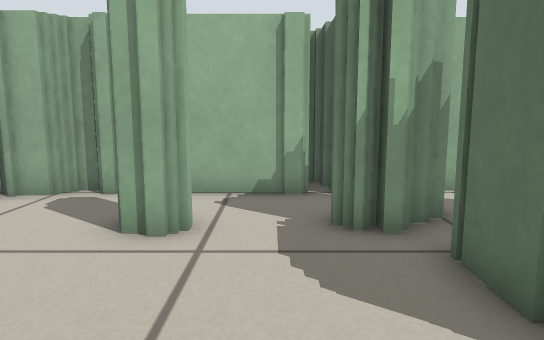
[1] (above)

24 first-person views from a walk through a robot-simulator world made for Stage. The camera is 0.45 m above the floor, tilts 8° down and sees 70° across. Floor lines are 1 m apart. The floor is counted in squares, 0.25 m on a side. Each view is taken from the middle of a square. On the plan, view 1 faces up. The plan holds only what a view shows up to about 18 squares ahead; the rest is blank. The place goes on beyond the plan. Robots are left out.

[2]
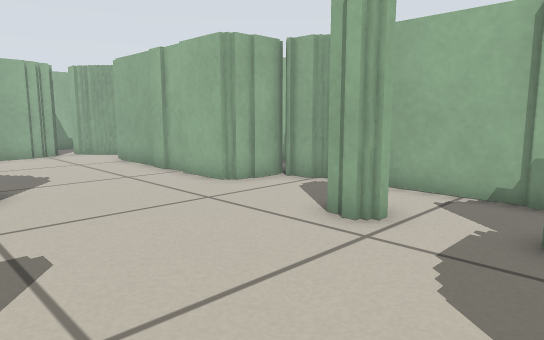

[3]
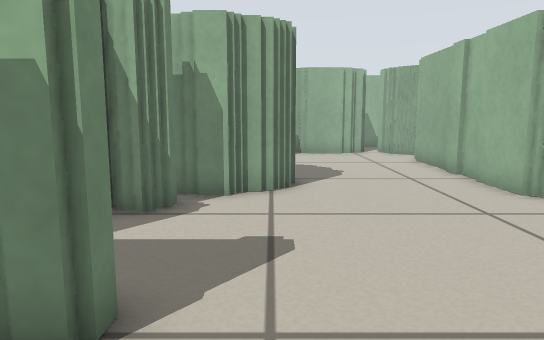

[4]
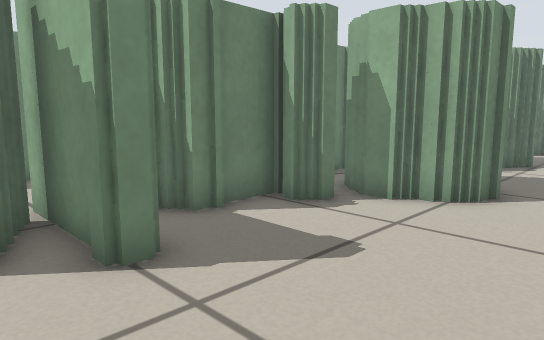

[5]
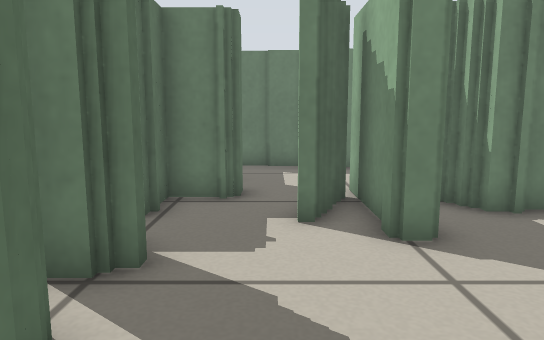

[6]
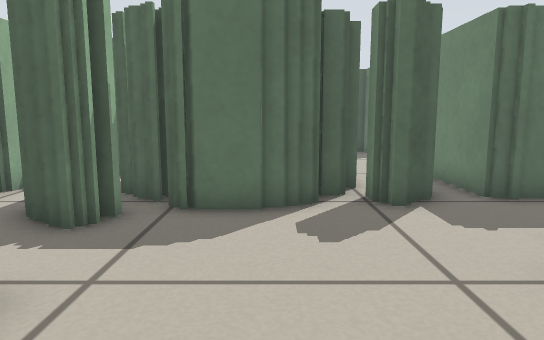

[7]
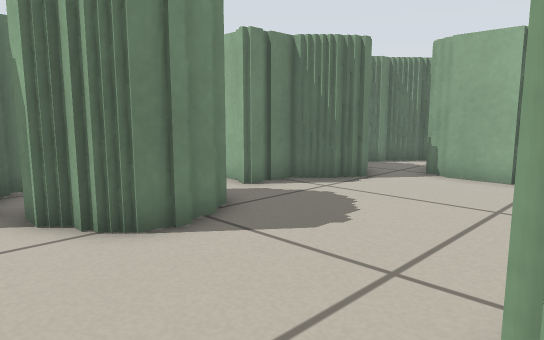

[8]
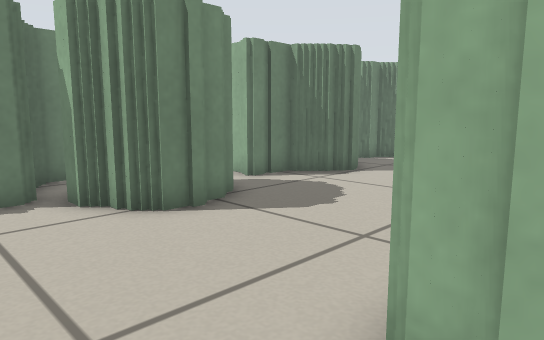

[9]
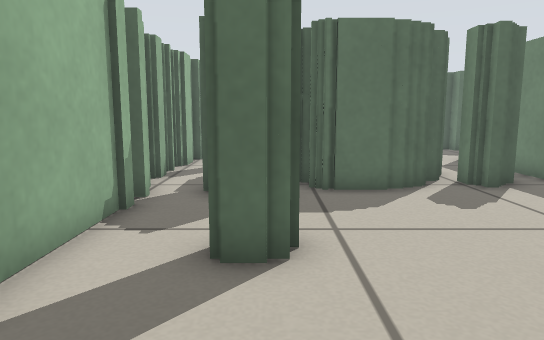

[10]
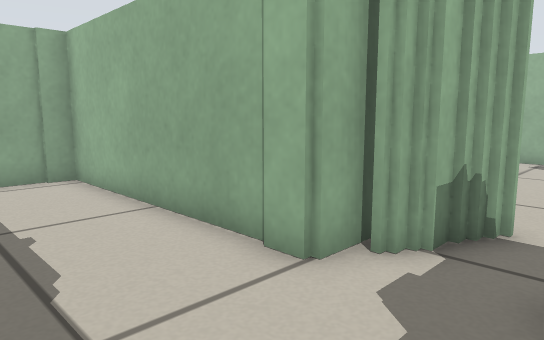

[11]
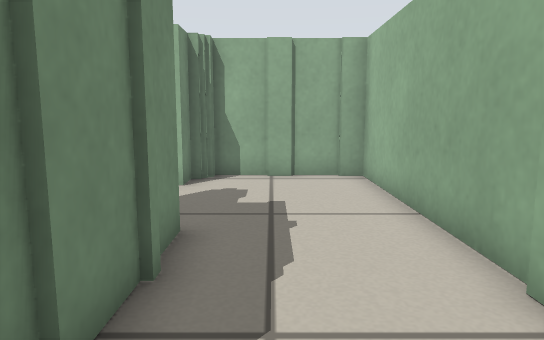

[12]
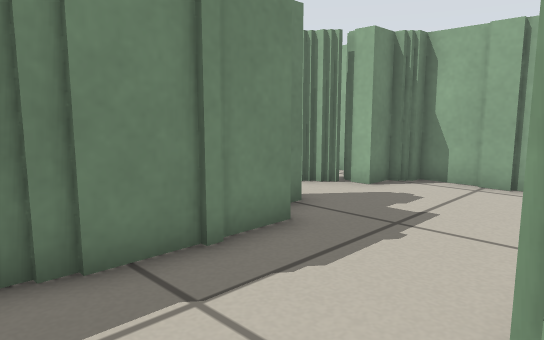

[13]
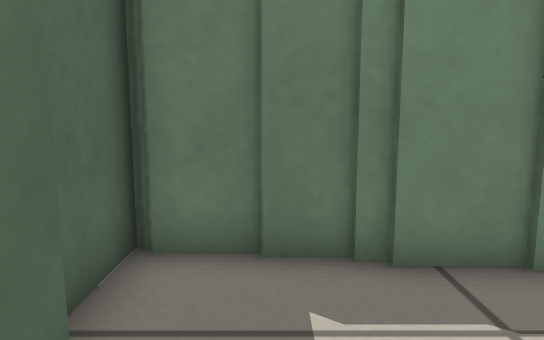

[14]
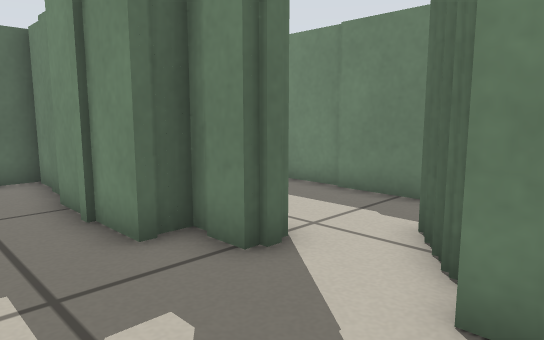

[15]
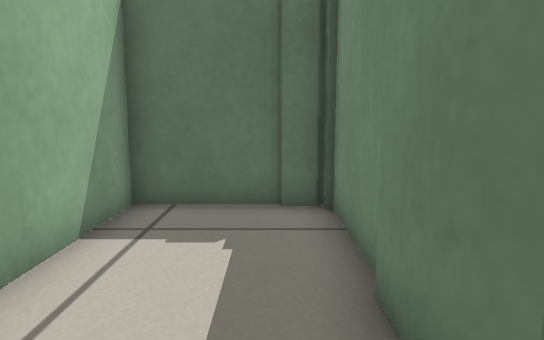

[16]
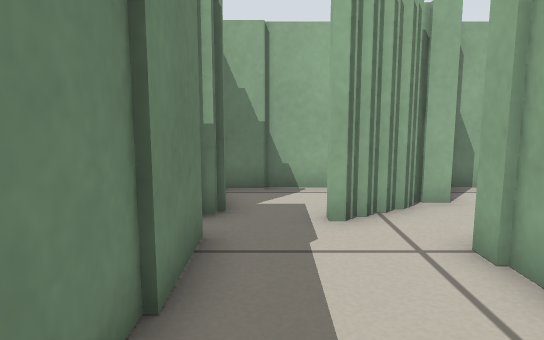

[17]
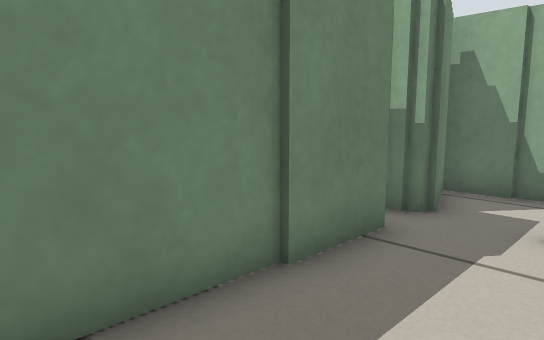

[18]
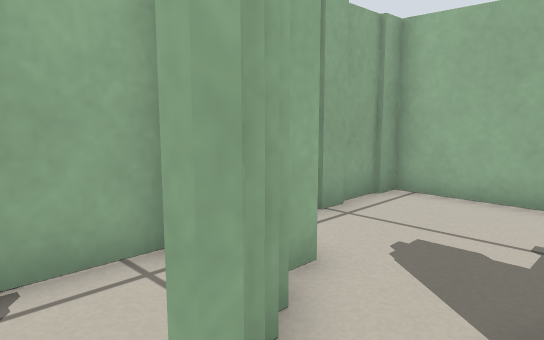

[19]
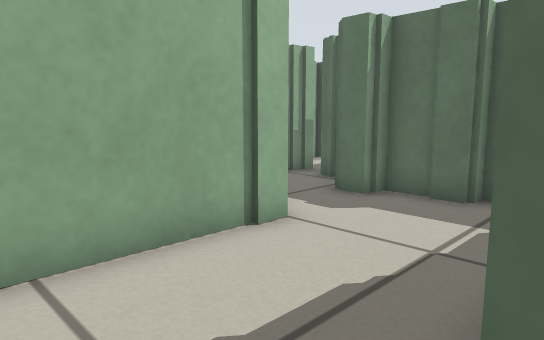

[20]
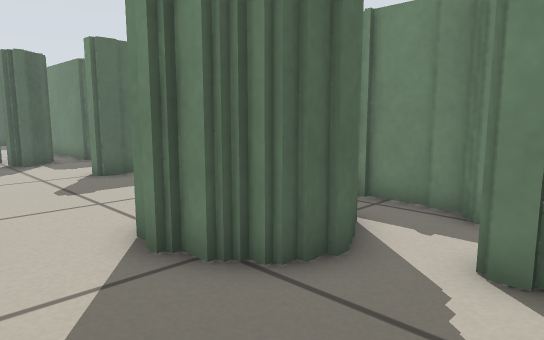

[21]
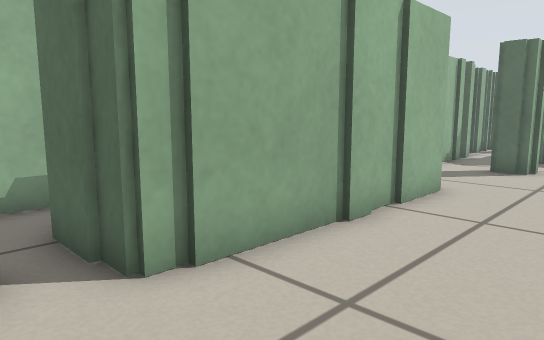

[22]
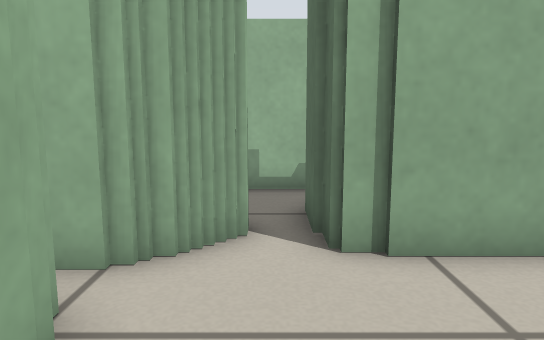

[23]
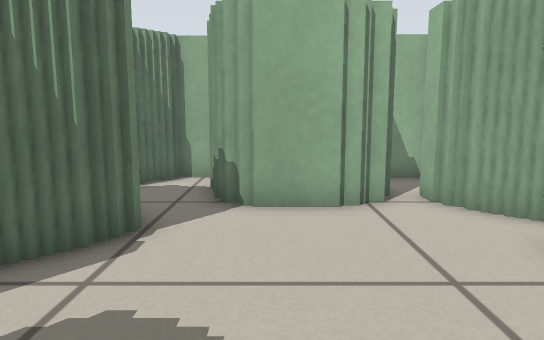

[24]
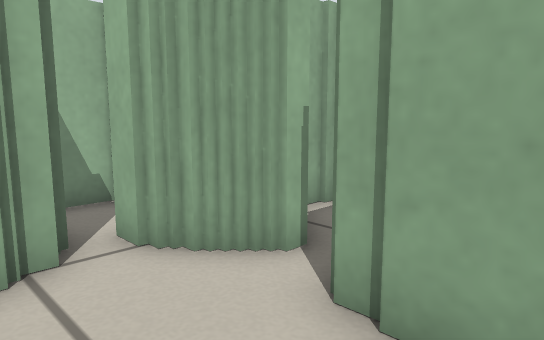

### Floor plan
Key: @ floor where view 1 was taken; # wall or solid block; . floor.
Columns run from 20 left of view 1 to 6 right of it. Each row starts with its distance up from view 1.
 11    ####
 10    #..#
  9      .#       #############
  8     #.#       #...........
  7 #  ##.#########......####
  6 #  #..............#..###
  5    #..................###
  4    #..................##
  3    #..................##
  2  ###...................##
  1 ##........####.........###
  0 #.. ###...#  #......@..##.
 -1 ###   ###.## ###...##.....
 -2         #..#######.##..####
 -3         ## . ########.##
 -4          ###########..##
 -5           # ..........##
 -6           #...........##
 -7           #............#
 -8           #.....####...#
 -9           ###..#########
-10           ####.#######
-11           #..#.......#
-12           #..#.......#
-13           #..........#
-14           ############

Positions as (right, up) in squares from view 1, and headings:
1: (0, 0), facing up
2: (2, 0), facing up-left
3: (2, 1), facing left
4: (1, 4), facing down-left
5: (1, 5), facing down
6: (-5, 3), facing right
7: (-5, 7), facing down-left
8: (-4, 8), facing down-left
9: (-7, 6), facing right
10: (2, -8), facing up-left
11: (2, -7), facing left
12: (1, -4), facing down-left
13: (1, -4), facing down
14: (-9, -6), facing down-right
15: (-7, -13), facing right
16: (0, -13), facing left
17: (0, -11), facing down-left
18: (-5, -13), facing up-left
19: (-6, -9), facing up-right
20: (-13, 4), facing down-right
21: (-16, 3), facing up-right
22: (-15, 2), facing up
23: (-9, 3), facing left
24: (-12, 4), facing up-left
